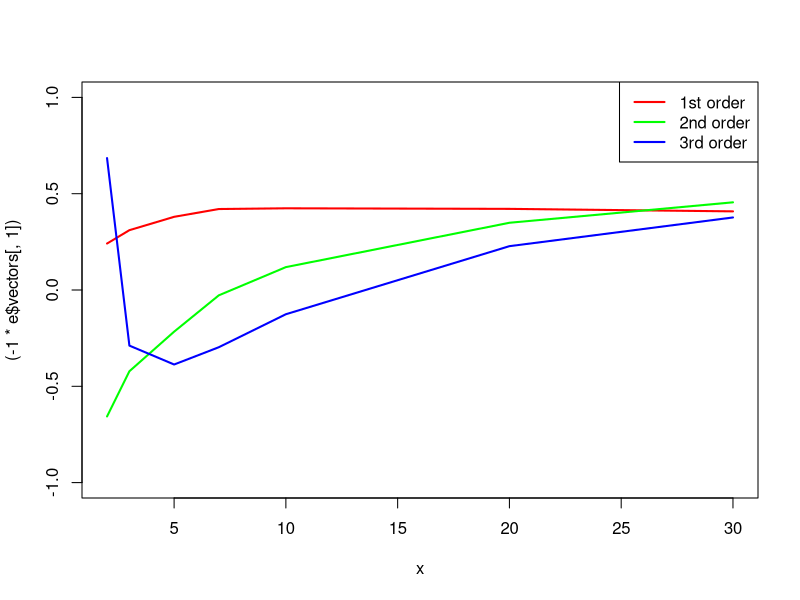

Write R code to recreate this figure.
## ---- chunk 1
knitr::opts_chunk$set(echo = TRUE)
## ---- chunk 2
library(readxl)
mydata <- read_xlsx("data.xlsx", 1)
cor(mydata$'fed',mydata$'2y')
cor(mydata$'fed',mydata$'5y')
cor(mydata$'fed',mydata$'7y')
cor(mydata$'fed',mydata$'10y')
cor(mydata$'fed',mydata$'30y')
mydata = mydata[which(!is.na(mydata$'c2y')),]
covm = cov(t(rbind(mydata$'c2y',mydata$'c3y',mydata$'c5y',mydata$'c7y',mydata$'c10y',mydata$'c20y',mydata$'c30y')))
mean = rbind(mean(mydata$'2y'),mean(mydata$'3y'),mean(mydata$'5y'),mean(mydata$'7y'),mean(mydata$'10y'),
             mean(mydata$'20y'),mean(mydata$'30y'))
e = eigen(covm)
x = c(2,3,5,7,10,20,30)
plot(x,(-1*e$vectors[,1]),type = 'l', lwd = 2, col = "red", ylim = c(-1,1))
lines(x,(e$vectors[,2]),type = 'l', lwd = 2, col = "green")
lines(x,e$vectors[,3],type = 'l', lwd = 2, col = "blue")
legend("topright", c("1st order", "2nd order", "3rd order"), lty = c(1,1,1),
       lwd = c(2,2,2),col = c("red", "green", "blue"))
sum = sum(e$values)
weights = c(e$values[1]/sum,e$values[2]/sum,e$values[3]/sum)
